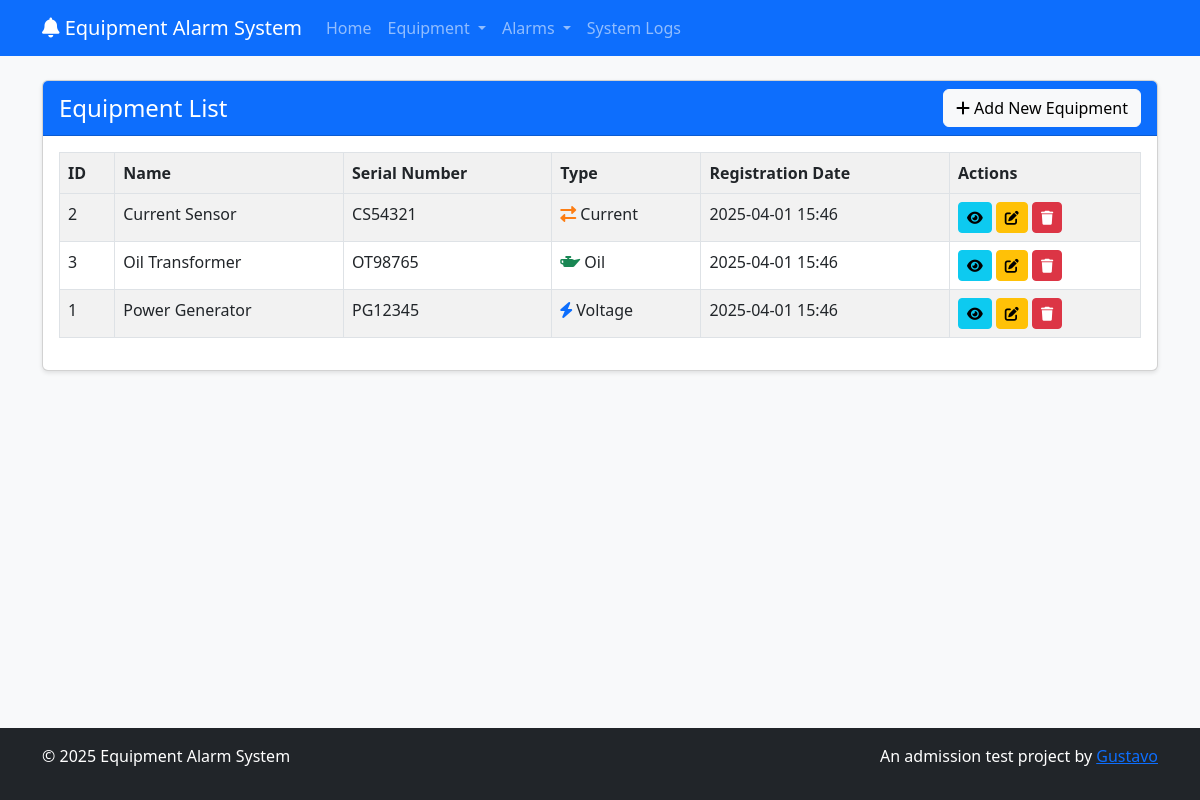
The app's page /equipment/list.php with its own data.
### tables this page shows
CREATE TABLE IF NOT EXISTS equipment (
    id INT AUTO_INCREMENT PRIMARY KEY,
    name VARCHAR(100) NOT NULL,
    serial_number VARCHAR(50) NOT NULL UNIQUE,
    type ENUM('Voltage', 'Current', 'Oil') NOT NULL,
    registration_date DATETIME DEFAULT CURRENT_TIMESTAMP,
    created_at DATETIME DEFAULT CURRENT_TIMESTAMP,
    updated_at DATETIME DEFAULT CURRENT_TIMESTAMP ON UPDATE CURRENT_TIMESTAMP
);

### equipment/list.php (the view, shortened to what this page needs)
<?php
require_once '../includes/header.php';
$sql = "SELECT * FROM equipment ORDER BY name ASC";
$result = mysqli_query($conn, $sql);
?>
<div class="card">
    <div class="card-header bg-primary text-white d-flex justify-content-between align-items-center">
        <h2 class="h4 mb-0">Equipment List</h2>
        <a href="create.php" class="btn btn-light">
            <i class="fas fa-plus"></i> Add New Equipment
        </a>
    </div>
    <div class="card-body">
        <?php
        if (mysqli_num_rows($result) > 0) {
        ?>
        <div class="table-responsive">
            <table class="table table-striped table-bordered sortable-table">
                <thead>
                    <tr>
                        <th class="sortable">ID</th>
                        <th class="sortable">Name</th>
                        <th class="sortable">Serial Number</th>
                        <th class="sortable">Type</th>
                        <th class="sortable">Registration Date</th>
                        <th>Actions</th>
                    </tr>
                </thead>
                <tbody>
                    <?php
                    while ($row = mysqli_fetch_assoc($result)) {
                        $typeIcon = '';
                        switch ($row['type']) {
                            case 'Voltage':
                                $typeIcon = '<i class="fas fa-bolt icon-voltage"></i> ';
                                break;
                            case 'Current':
                                $typeIcon = '<i class="fas fa-exchange-alt icon-current"></i> ';
                                break;
                            case 'Oil':
                                $typeIcon = '<i class="fas fa-oil-can icon-oil"></i> ';
                                break;
                        }
                    ?>
                    <tr>
                        <td><?php echo $row['id']; ?></td>
                        <td><?php echo htmlspecialchars($row['name']); ?></td>
                        <td><?php echo htmlspecialchars($row['serial_number']); ?></td>
                        <td><?php echo $typeIcon . htmlspecialchars($row['type']); ?></td>
                        <td><?php echo date('Y-m-d H:i', strtotime($row['registration_date'])); ?></td>
                        <td>
                            <a href="view.php?id=<?php echo $row['id']; ?>" class="btn btn-sm btn-info" data-bs-toggle="tooltip" title="View">
                                <i class="fas fa-eye"></i>
                            </a>
                            <a href="edit.php?id=<?php echo $row['id']; ?>" class="btn btn-sm btn-warning" data-bs-toggle="tooltip" title="Edit">
                                <i class="fas fa-edit"></i>
                            </a>
                            <a href="delete.php?id=<?php echo $row['id']; ?>" class="btn btn-sm btn-danger btn-delete" data-bs-toggle="tooltip" title="Delete">
                                <i class="fas fa-trash"></i>
                            </a>
                        </td>
                    </tr>
                    <?php
                    }
                    ?>
                </tbody>
            </table>
        </div>
        <?php
        } else {
            echo '<div class="alert alert-info">No equipment found. Please add some equipment.</div>';
        }
        ?>
    </div>
</div>
<?php
require_once '../includes/footer.php';
?>

### assets/css/style.css (style rules this page uses)
html { height: 100%; }
body { background-color: #f8f9fa; min-height: 100%; display: flex; flex-direction: column; }
.card { margin-bottom: 20px; box-shadow: 0 2px 4px rgba(0, 0, 0, 0.1); }
.card-header { font-weight: bold; }
.table th { background-color: #f1f1f1; }
.icon-voltage { color: #0d6efd; }
.icon-current { color: #fd7e14; }
.icon-oil { color: #198754; }
.table-responsive { overflow-x: auto; }

### records on screen
equipment: id "2", name "Current Sensor", serial_number "CS54321", type "Current", registration_date "2025-04-01 15:46"
equipment: id "3", name "Oil Transformer", serial_number "OT98765", type "Oil", registration_date "2025-04-01 15:46"
equipment: id "1", name "Power Generator", serial_number "PG12345", type "Voltage", registration_date "2025-04-01 15:46"
